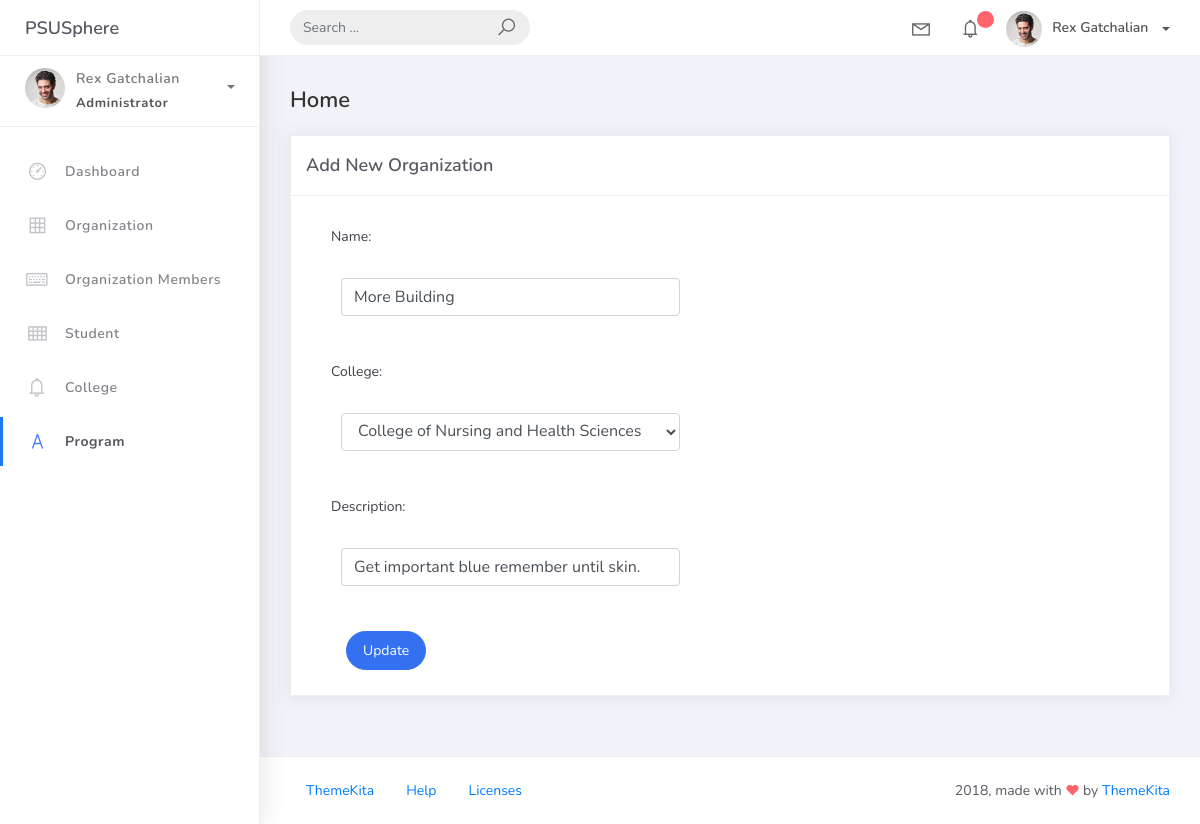
The app's page /orglist/edit/5/ with its own data.
### psusphere/models.py (models this page shows, shortened)
class BaseModel(models.Model):
    created_at = models.DateTimeField(auto_now_add=True, db_index=True)
    updated_at = models.DateTimeField(auto_now=True)
    class Meta:
        abstract = True

class Organization(BaseModel):
    name = models.CharField(max_length=250)
    college = models.ForeignKey(College, null=True, blank=True, on_delete=models.CASCADE)
    description = models.CharField(max_length=500)

### psusphere/views.py (the view)
# urls.py: path('orglist/edit/<pk>/', OrganizationUpdateView.as_view(), name='org_edit'),
class OrganizationUpdateView(UpdateView):
    model = Organization
    fields = "__all__"
    context_object_name = "organization"
    template_name = "org_edit_form.html"
    success_url = reverse_lazy('org_list')

### psusphere/models.py (called while the page is built)
    def __str__(self):
        return self.college_name

### projectsite/templates/org_edit_form.html (shortened to what this page needs)
{% extends 'base.html' %}
{% load static %}
{% block content %}
<div class="content">
    <div class="container-fluid">
        <h4 class="page-title">Home</h4>
        <div class="row">
            <div class="col-md-12">
                <div class="card">
                    <div class="card-header">
                        <div class="card-title">Add New Organization</div>
                    </div>
                    <div class="col-md-6">
                        <div class="card-body">
                            <form action="" method="post" novalidate>
                                {% include 'includes/form.html' %}
                                <div class="form-group">
                                    <div class="col-md-12 col-sm-3">
                                        <button type="submit" class="btn btn-primary btn-rounded">Update</button>
                                    </div>
                                </div>
                            </form>
                        </div>
                    </div>
                </div>
            </div>
        </div>
    </div>
</div>
{% endblock %}

### projectsite/templates/includes/form.html (shortened to what this page needs)
{% load widget_tweaks %}
{% for field in form %}
<div class="field item form-group">
        <label>{{ field.label_tag }}</label>
    <div class="form-group">
        {% render_field field class="form-control" %}
    </div>
</div>
{% endfor %}

### records on screen
Organization: name "More Building" "College of Nursing and Health Sciences" "Get important blue remember until skin."

### other values on screen
{{ field.label_tag }} "Name:" "College:" "Description:"
